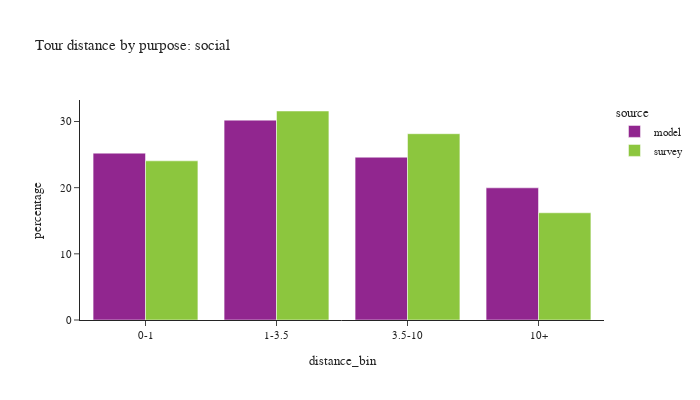

The notebook cell saved with this chart:
### Code cell
plot_bins(tour, tour['pdpurp'] == 7, 'social')

### Figure 1 — Plotly figure (JSON) as saved in the notebook; plotly's stock layout.template omitted (floating-point values rounded to 4 significant figures)
{"data": [{"alignmentgroup": "True", "customdata": [[361358], [432890], [352577], [286231]], "hovertemplate": "source=model<br>distance_bin=%{x}<br>percentage=%{y}<br>sample count=%{customdata[0]}<extra></extra>", "legendgroup": "model", "marker": {"color": "#91268F", "pattern": {"shape": ""}}, "name": "model", "offsetgroup": "model", "orientation": "v", "showlegend": true, "textposition": "auto", "type": "bar", "x": ["0-1", "1-3.5", "3.5-10", "10+"], "xaxis": "x", "y": [25.22, 30.21, 24.6, 19.97], "yaxis": "y"}, {"alignmentgroup": "True", "customdata": [[1054], [974], [708], [410]], "hovertemplate": "source=survey<br>distance_bin=%{x}<br>percentage=%{y}<br>sample count=%{customdata[0]}<extra></extra>", "legendgroup": "survey", "marker": {"color": "#8CC63E", "pattern": {"shape": ""}}, "name": "survey", "offsetgroup": "survey", "orientation": "v", "showlegend": true, "textposition": "auto", "type": "bar", "x": ["0-1", "1-3.5", "3.5-10", "10+"], "xaxis": "x", "y": [24.06, 31.59, 28.15, 16.2], "yaxis": "y"}], "layout": {"barmode": "group", "font": {"size": 11}, "height": 400, "legend": {"title": {"text": "source"}, "tracegroupgap": 0}, "title": {"text": "Tour distance by purpose: social"}, "width": 700, "xaxis": {"anchor": "y", "domain": [0.0, 1.0], "title": {"text": "distance_bin"}}, "yaxis": {"anchor": "x", "domain": [0.0, 1.0], "title": {"text": "percentage"}}}}
